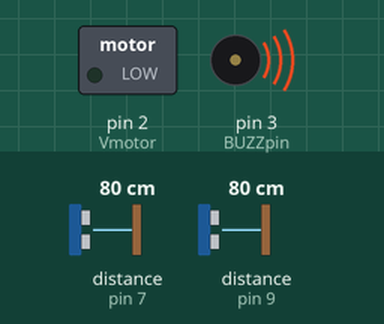
Simulated run of this sketch. Board: Arduino Uno, built with avr-gcc and run on an emulated ATmega328P. Shown: switched loads named in the sketch (green lamp = pin HIGH), buzzer (waves = sounding, pin HIGH). Wiring (inferred from the names in the program): 2 × ultrasonic range finder: trigger pin 8, echo pin 7 / trigger pin 10, echo pin 9. Dashed ring = blinking. Inputs (shaded band) come from the test bench; at power-on: distance to the obstacle (sensors on pin 7, pin 9) 80 cm. The echo pulse lasts 58.3 µs per cm; pins used as bus, display or sensor lines are not drawn; what the sketch prints to the serial monitor is not drawn.

Above: at 0.06 s.
Timing chart, 0 to 3.0 s (numbered marks = the images above):
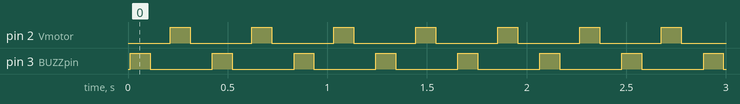

Measured:
- by itself, pin 2 (Vmotor), pin 3 (BUZZpin): alternates HIGH for 0.10 s and LOW for 0.31 s

The sketch:

ardino_code.ino
```cpp
/*
 * Program for Smart Blind Walking Stick Using Arduino and two Ultrasonic Sensors.
 * Code by ELECTRODUINO
 * Website: www.electroduino.com
 */

int trigpin1 = 8; // Defines Tirg pins of the Ultrasonic Sensor 1
int echopin1 = 7; // Defines Echo pins of the Ultrasonic Sensor 1

int trigpin2 = 10; // Defines Tirg pins of the Ultrasonic Sensor 2
int echopin2 = 9; // Defines Echo pins of the Ultrasonic Sensor 2

int BUZZpin = 3; // Defines BUZZER pins
int Vmotor = 2; // Defines Vibrating motor pins

void setup()
 {
  Serial.begin (9600);
  pinMode(trigpin1,OUTPUT); // Sets the trigPin1 as an Output
  pinMode(echopin1,INPUT);  // Sets the echoPin1 as an Input

  pinMode(trigpin2,OUTPUT); // Sets the trigPin1 as an Output
  pinMode(echopin2,INPUT);  // Sets the echoPin1 as an Input

  pinMode(BUZZpin,OUTPUT); // Sets the BUZZER as an Output
  pinMode(Vmotor,OUTPUT); // Sets the BUZZER as an Output

  }

  void loop()
  {
    // measure distane using ultrasonic sensor 1 and Print sensor deta in serial monitor
    long duration1, distance1;
    digitalWrite(trigpin1,LOW);
    delayMicroseconds(2);
    digitalWrite(trigpin1,HIGH);
    delayMicroseconds(10);
    digitalWrite(trigpin1,LOW);
    duration1 = pulseIn(echopin1,HIGH);
    distance1 = (duration1/2) / 29.1;
    Serial.print("distance1:");
    Serial.println(distance1); // TO Print sensor deta in serial monitor
   // delay(500); // delay for clearly shown in serial monitor

    // measure distane using ultrasonic sensor 2 and Print sensor deta in serial monitor
    long duration2, distance2;
    digitalWrite(trigpin2,LOW);
    delayMicroseconds(2);
    digitalWrite(trigpin2,HIGH);
    delayMicroseconds(10);
    digitalWrite(trigpin2,LOW);
    duration2 = pulseIn(echopin2,HIGH);
    distance2 = (duration2/2) / 29.1;
    Serial.print("distance2:");
    Serial.println(distance2); // TO Print sensor deta in serial monitor
   // delay(500); // delay for clearly shown in serial monitor


    //if any sensor senses distance less than 80 cm then the buzzer generates sound and the motor starts vibrating.
    if(distance1 <= 80 || distance2 <= 80 )
    {
      digitalWrite(BUZZpin,HIGH);
      delay(100);
      digitalWrite(BUZZpin,LOW);
      delay(100);
      digitalWrite(Vmotor,HIGH);
      delay(100);
      digitalWrite(Vmotor,LOW);
      delay(100);
     }

 //if any sensor senses distance less than 40 cm then the buzzer generates sound and the motor starts vibrating faster
    if(distance1 <= 40 || distance2 <= 40 )
    {
      digitalWrite(BUZZpin,HIGH);
      delay(50);
      digitalWrite(BUZZpin,LOW);
      delay(50);
      digitalWrite(Vmotor,HIGH);
      delay(50);
      digitalWrite(Vmotor,LOW);
      delay(50);
     }
   // else the buzzer generates sound after every 3 seconds for indicating the device is on
    else
     {
      digitalWrite(BUZZpin,LOW);
      digitalWrite(Vmotor,LOW);
      }
   }
```
